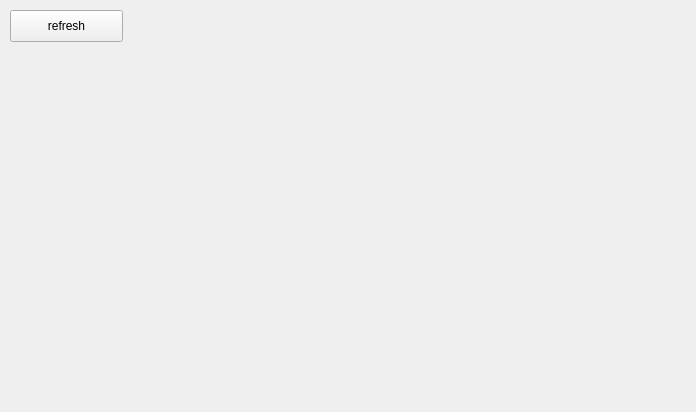
<?xml version="1.0" encoding="UTF-8"?>
<ui version="4.0">
 <class>MainWindow</class>
 <widget class="QMainWindow" name="MainWindow">
  <property name="geometry">
   <rect>
    <x>0</x>
    <y>0</y>
    <width>696</width>
    <height>412</height>
   </rect>
  </property>
  <property name="windowTitle">
   <string>5-Bezier-Curves</string>
  </property>
  <widget class="QWidget" name="centralWidget">
   <widget class="QPushButton" name="refreshButton">
    <property name="geometry">
     <rect>
      <x>10</x>
      <y>10</y>
      <width>113</width>
      <height>32</height>
     </rect>
    </property>
    <property name="text">
     <string>refresh</string>
    </property>
   </widget>
  </widget>
  <widget class="QMenuBar" name="menuBar">
   <property name="geometry">
    <rect>
     <x>0</x>
     <y>0</y>
     <width>696</width>
     <height>22</height>
    </rect>
   </property>
  </widget>
 </widget>
 <layoutdefault spacing="6" margin="11"/>
 <resources/>
 <connections/>
</ui>
